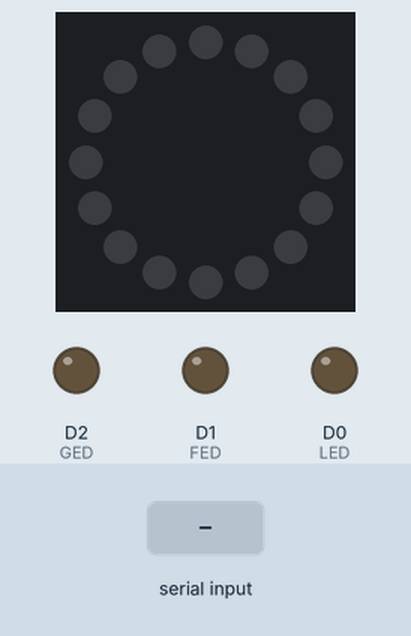
A sketch run on a simulated ESP8266 (NodeMCU). Shown: 16 RGB LEDs in a ring, first at the top, clockwise, output pins drawn as LEDs (lit = HIGH). Dashed ring = blinking. The test bench sets the inputs (shaded band). Dim RGB values are drawn brighter than linear.

Above: at 1.2 s.
1.3 s: "searching\n" received over Serial
At 1.39 s:
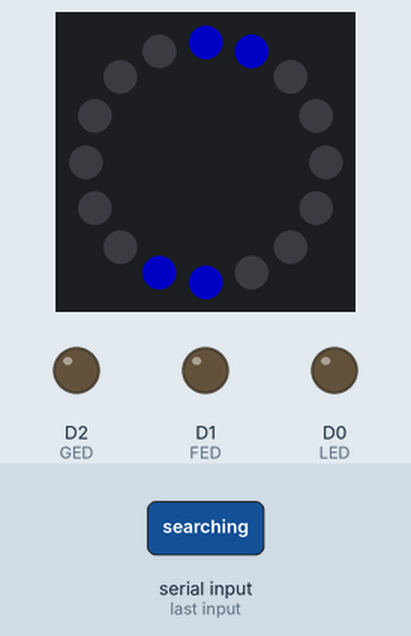
At 6.2 s:
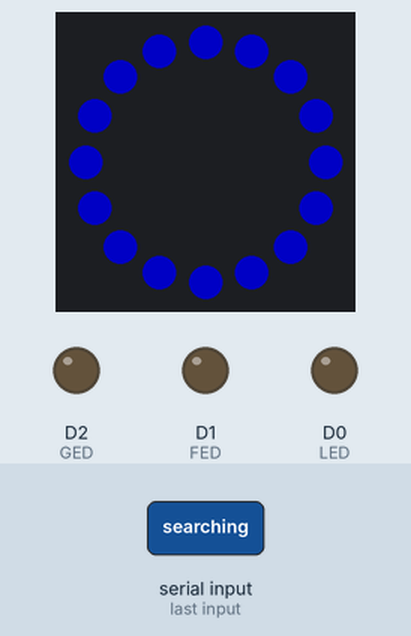
6.3 s: "green\n" received over Serial
At 12.68 s:
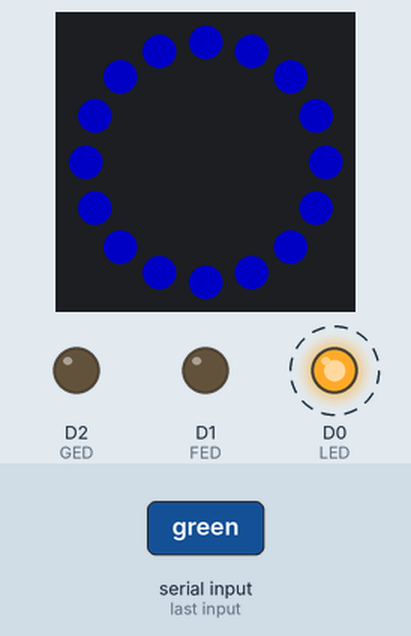
Timing chart, 0 to 14.2 s (numbered marks = the images above; inputs shaded):
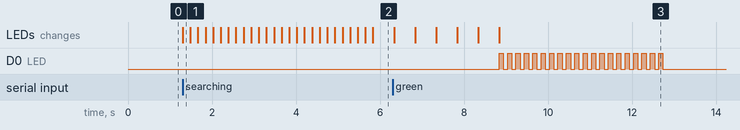

Measured:
- after the input at 1.3 s, the LEDs: change at once (image 1)
- after the input at 6.3 s, D0 (LED): alternates HIGH for 0.10 s and LOW for 0.10 s, 40 changes in all, then stays LOW, starting after 2.5 s

The sketch:

612demo_nov23.ino
```cpp
/*
 * Project blink-led
 * Description: Learning how to make an LED respond to a sensor
 * Author:
 * Date: September 20, 2021
 */

#include "neopixel.h"
#define PIXEL_PIN D3
#define PIXEL_COUNT 16 //if your neopixel has 16 lights, use 16 here instead
#define PIXEL_TYPE WS2812
Adafruit_NeoPixel ring(PIXEL_COUNT, PIXEL_PIN, PIXEL_TYPE);

uint8_t  offset = 0; // Position of spinny eyes
uint32_t color  = 0x0000FF; // Start blue

int LED = D0;
int FED = D1;
int GED = D2;


// setup() runs once, when the device is first turned on.
// void setup() {
//   // Put initialization like pinMode and begin functions here.
// pinMode(LED, OUTPUT);
// pinMode(FED, OUTPUT);
// pinMode(GED, OUTPUT);
// // LEDgreenfull(); //use these to test, but remove when function is called with html example
// // LEDgreenmedium();
// // LEDgreenempty();
// }


void LEDsetup() {
 digitalWrite(LED, HIGH);
 digitalWrite(FED, HIGH);
 digitalWrite(GED, HIGH);
 delay(1000);
 digitalWrite(LED, LOW);
 digitalWrite(FED, LOW);
 digitalWrite(GED, LOW);
 delay(1000);
}

//
void LEDgreenfull() { // call HTML/javascript files from Wizard of Oz workshop
  for (int i=0; i<5; i++) {
    digitalWrite(LED, HIGH);
    delay(1000);
    // digitalWrite(LED, LOW);
    // delay(1000);
  }
}

void LEDgreenmedium() { // call HTML/javascript files from Wizard of Oz workshop
  for (int i=0; i<10; i++) {
    digitalWrite(LED, HIGH);
    delay(500);
    digitalWrite(LED, LOW);
    delay(500);
  }
}

void LEDgreenempty() { // call HTML/javascript files from Wizard of Oz workshop
  for (int i=0; i<20; i++) {
    digitalWrite(LED, HIGH);
    delay(100);
    digitalWrite(LED, LOW);
    delay(100);
  }
}

void LEDblue() { // call HTML/javascript files from Wizard of Oz workshop
  for (int i=0; i<10; i++) {
    digitalWrite(LED, HIGH);
    delay(1000);
    digitalWrite(LED, LOW);
    delay(1000);
  }
}

void LEDyellow() { // call HTML/javascript files from Wizard of Oz workshop
  for (int i=0; i<10; i++) {
    digitalWrite(LED, HIGH);
    delay(1000);
    digitalWrite(LED, LOW);
    delay(1000);
  }
}


//Neopixel Ring
void searching() {

  for(int i=0; i<16; i++) {
      uint32_t c = 0;
      if(((offset + i) & 7) < 2) c = color;
      ring.setPixelColor( i, c); // First eye
    }
    ring.show();
    offset++;
    delay(90);
}

void found() {
  for(int i=0; i < ring.numPixels(); i++) {
    ring.setPixelColor(i, color);
  }
  ring.show();
}

void stopring () {
  ring.clear();
  ring.show();
}
void setup() { //USE AS SETUP FOR ALL
  Serial.begin(9600);
  ring.begin();
  ring.setBrightness(95);
  pinMode(LED, OUTPUT);
  pinMode(FED, OUTPUT);
  pinMode(GED, OUTPUT);
}

void  loop() {
  String function = "";
  while(Serial.available() > 0) {
    char c = Serial.read();
    if ( c == '\n') {
      break;
    }
    function.concat(c);
  }

  if (function == "searching") {
    searching();
    searching();
    searching();
    searching();
    searching();
    searching();
    searching();
    searching();
    searching();
    searching();
    searching();
    searching();
    searching();
    searching();
    searching();
    searching();
    searching();
    searching();
    searching();
    searching();
    searching();
    searching();
    searching();
    searching();
    searching();
    searching();
    searching();
    searching();
    searching();
    searching();
    searching();
    searching();
    searching();
    searching();
    searching();
    searching();
    searching();
    searching();
    searching();
    searching();
    searching();
    searching();
    searching();
    searching();
    searching();
    searching();
    searching();
    searching();
    searching();
    searching();
    found();
    delay(500);
    stopring();
    delay(500);
    found();
    delay(500);
    stopring();
    delay(500);
    found();
    delay(500);
    stopring();
    delay(500);
    found();
  } else if (function == "found") {
    found();
  } else if (function == "stopring") {
    stopring();
  } else if (function == "green") {
    LEDgreenempty();
  }

}


// loop() runs over and over again, as quickly as it can execute.
// void loop() {
//   // The core of your code will likely live here.
// digitalWrite(LED, HIGH);
// digitalWrite(FED, HIGH);
// digitalWrite(GED, HIGH);
// delay(1000);
// digitalWrite(LED, LOW);
// digitalWrite(FED, LOW);
// digitalWrite(GED, LOW);
// delay(1000);
// }

//


//have a different function at the bottom or multiple if statements () for lights to behave differently
//week 9 (like 3rd workshop) for wizard of oz movies
//serial monitor, arduino (or html/java from 3rd workshop and make html buttons to push)

//NeoPixel

// #include <Adafruit_NeoPixel.h>
// #include "hsv.h"

// // data pin
// #define PIN 6
// // led count
// #define CNT 24
// // max Hue
// #define MAXHUE 256*6

// int position = 0;

// Adafruit_NeoPixel strip = Adafruit_NeoPixel(CNT, PIN, NEO_GRB + NEO_KHZ800);

// void setup() {
//   strip.begin();
// }


// //one set up, one loop, as many custom functions
// //neopixel on class, flashes color of rainbow (Florarainbow.ino)

// void loop() {
//   // hue - red
//   // saturation - max
//   // value - 0-255
//   for (int i = 0; i < CNT; i++)
//     strip.setPixelColor((i + position) % CNT, getPixelColorHsv(i, 0, 255, strip.gamma8(i * (255 / CNT))));
//   strip.show();
//   position++;
//   position %= CNT;
//   delay(50);
// }
```
